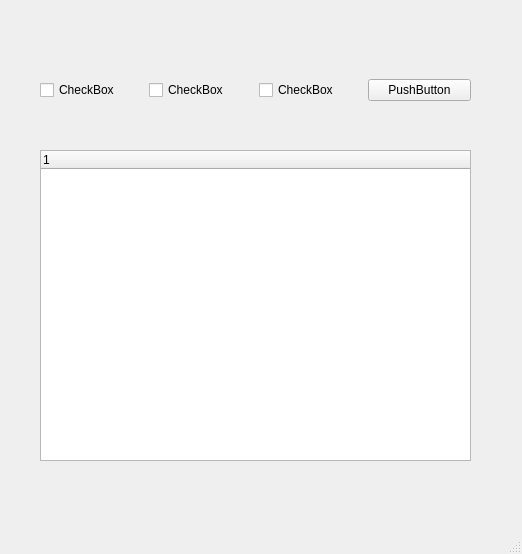
<?xml version="1.0" encoding="UTF-8"?>
<ui version="4.0">
 <class>MainWindow</class>
 <widget class="QMainWindow" name="MainWindow">
  <property name="geometry">
   <rect>
    <x>0</x>
    <y>0</y>
    <width>522</width>
    <height>554</height>
   </rect>
  </property>
  <property name="windowTitle">
   <string>MainWindow</string>
  </property>
  <widget class="QWidget" name="m_centralwidget">
   <widget class="QWidget" name="horizontalLayoutWidget">
    <property name="geometry">
     <rect>
      <x>40</x>
      <y>50</y>
      <width>431</width>
      <height>80</height>
     </rect>
    </property>
    <layout class="QHBoxLayout" name="horizontalLayout">
     <item>
      <widget class="QCheckBox" name="checkBox_2">
       <property name="text">
        <string>CheckBox</string>
       </property>
      </widget>
     </item>
     <item>
      <widget class="QCheckBox" name="checkBox">
       <property name="text">
        <string>CheckBox</string>
       </property>
      </widget>
     </item>
     <item>
      <widget class="QCheckBox" name="checkBox_3">
       <property name="text">
        <string>CheckBox</string>
       </property>
      </widget>
     </item>
     <item>
      <widget class="QPushButton" name="pushButton">
       <property name="text">
        <string>PushButton</string>
       </property>
      </widget>
     </item>
    </layout>
   </widget>
   <widget class="QTreeWidget" name="treeWidget">
    <property name="geometry">
     <rect>
      <x>40</x>
      <y>150</y>
      <width>431</width>
      <height>311</height>
     </rect>
    </property>
    <column>
     <property name="text">
      <string notr="true">1</string>
     </property>
    </column>
   </widget>
  </widget>
  <widget class="QMenuBar" name="m_menubar">
   <property name="geometry">
    <rect>
     <x>0</x>
     <y>0</y>
     <width>522</width>
     <height>25</height>
    </rect>
   </property>
  </widget>
  <widget class="QStatusBar" name="m_statusbar"/>
 </widget>
 <resources/>
 <connections/>
</ui>
